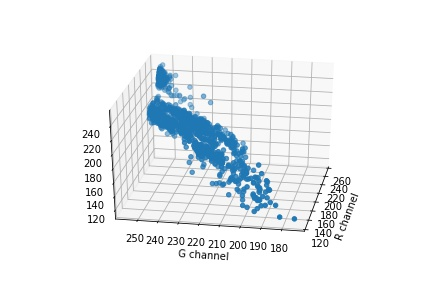
#> input picture assignment_01/3dscatter_10000won.jpg, 432 x 288 px; its folder holds only this picture in this run
$ python main.py   (older library calls are emulated)
#> lines starting #> are read from the running program, lines starting #| are printed output that depends on the picture
# -*- coding: utf-8 -*-
"""
Created on Sun Sep  3 21:43:59 2017

@author: Wonjoong Cheon
"""
#%%
import matplotlib.pyplot as plt
import matplotlib.image as mpimg
import numpy as np
import os
#%% Set parameters
number_of_channel = 3
result_folder_name = 'result_modified'
#%%
from tkinter import filedialog
from tkinter import *

Tk_gui_instance = Tk();
Tk_gui_instance.filename =  filedialog.askopenfilename(initialdir = "/",title = "Select file",filetypes = (("jpeg files","*.jpg"),("all files","*.*")))
#> the answer given: 3dscatter_10000won.jpg
print(Tk_gui_instance.filename)
pathname, filename = os.path.split(Tk_gui_instance.filename)
#
result_folder_directory = os.path.join(pathname,result_folder_name)
os.makedirs(result_folder_directory, exist_ok=True)
#
img = plt.imread(filename)
#> img is the input picture: shape (288, 432, 3); mean R, G, B 238.3, 241.9, 244.3
#img = mpimg.imread(filename)
#plt.imshow(img)
# Seperate channel each variable
img_channel_R = np.ndarray.astype(np.array(img[:,:,0]), np.float32)
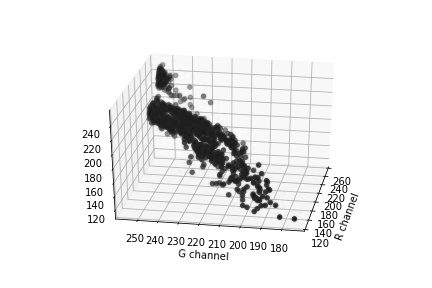
#> img_channel_R: shape (288, 432) float32; min 0, max 255, mean 238.3
img_channel_G = np.ndarray.astype(np.array(img[:,:,1]), np.float32)
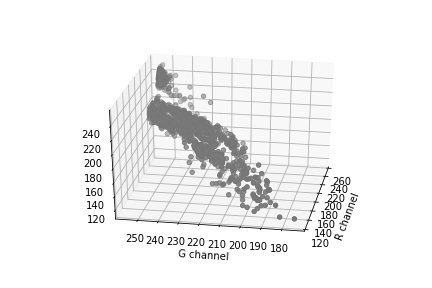
#> img_channel_G: shape (288, 432) float32; min 0, max 255, mean 241.9
img_channel_B = np.ndarray.astype(np.array(img[:,:,2]), np.float32)
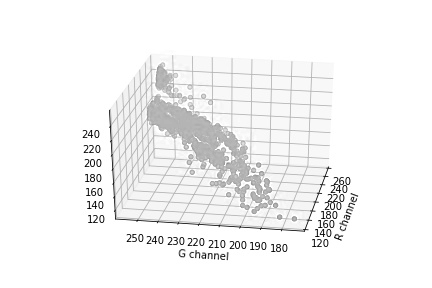
#> img_channel_B: shape (288, 432) float32; min 0, max 255, mean 244.3

#%%
for buffer_img, iter_val in zip([img_channel_R, img_channel_G, img_channel_B], ['r', 'g', 'b']):
    #target_img = img_channel_G.copy()
    target_img = buffer_img.copy()
    target_img_one_vec = target_img[-1]
    #
    #%% Histogram
    #histogram parameter set
    nbins = 50
    n, bins, patches = plt.hist(target_img_one_vec, bins=nbins, facecolor='g', alpha=0.75)
    target_img_one_vec_mean = np.mean(target_img_one_vec)
    target_img_one_vec_var = np.var(target_img_one_vec, ddof=0)
    target_img_one_vec_std = np.std(target_img_one_vec, ddof=0)

    plt.xlabel('Pixel intensity')
    plt.ylabel('Number of count')
    plt.title('Histogram\nMean: {0:.4f}, Variance: {1:.4f}'.format(target_img_one_vec_mean,target_img_one_vec_var ))
    plt.grid(True)
    # [6 lines of commented-out code are left out]
    filename_save_hist = 'histogram_of_'+iter_val+'_'+filename
    directory_save_hist = os.path.join(result_folder_directory,filename_save_hist)
    plt.savefig(directory_save_hist)
    #
    plt.show()
    #%% (n/number of pixel) histogram
    weights = np.ones_like(target_img_one_vec)/float(len(target_img_one_vec))
    n_norm, bins_norm, patches_norm = plt.hist(target_img_one_vec, bins=nbins, weights=weights, facecolor='g', alpha=0.75)
    plt.xlabel('Pixel intensity')
    plt.ylabel('Probability')
    plt.title('Normalized histogram\nMean: {0:.4f}, Variance: {1:.4f}'.format(target_img_one_vec_mean,target_img_one_vec_var))
    plt.grid(True)
    #plt.text(60, .025, r'$\mu=100,\ \sigma=15$')
    #plt.axis([0, 255, 0, 1000])
    #plt.show()
    filename_save_hist_norm = 'Normalized_histogram_of_'+iter_val+'_'+filename
    directory_save_hist_norm = os.path.join(result_folder_directory,filename_save_hist_norm)
    plt.savefig(directory_save_hist_norm)
    #
    plt.show()
    np.sum(n/len(target_img_one_vec))
    #
    np.sum(n_norm)
    #%% Find minimum and maximum value
    target_img_one_vec_mean = np.mean(target_img_one_vec)
    target_img_one_vec_std = np.std(target_img_one_vec)
    print("Mean: {0:.4f} \n  Variance: {1:.4f} \n".format(target_img_one_vec_mean, target_img_one_vec_var))
    #%%
    weights = np.ones_like(target_img_one_vec)/float(len(target_img_one_vec))
    n_norm, bins_norm, patches_norm = plt.hist(target_img_one_vec, bins=nbins, weights=weights, facecolor='g', alpha=0.75)
    plt.xlabel('Pixel intensity')
    plt.ylabel('Probability')
    plt.title('Normalized histogram')
    plt.grid(True)
    #plt.text(60, .025, r'$\mu=100,\ \sigma=15$')
    #plt.axis([0, 255, 0, 1000])
    np.sum(n_norm)
    #
    #gaussian_val = gaussian_val*np.max(n)
    import matplotlib.mlab as mlab
    import math
    mu = target_img_one_vec_mean
    sigma = target_img_one_vec_std
    x = np.linspace(0,300, num=300)
#> (the run stopped early here; a loop or call above may not have finished)

$ run again, on assignment_01/3dscatter_50000won.jpg
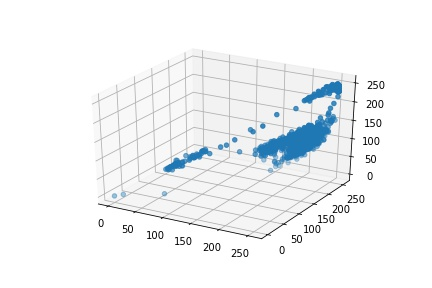
#> input picture assignment_01/3dscatter_50000won.jpg, 432 x 288 px
#> img is the input picture: shape (288, 432, 3); mean R, G, B 242.7, 244.8, 246.2
#> `img_channel_R = np.ndarray.astype(np.array(img[:,:,0]), np.float32)`:
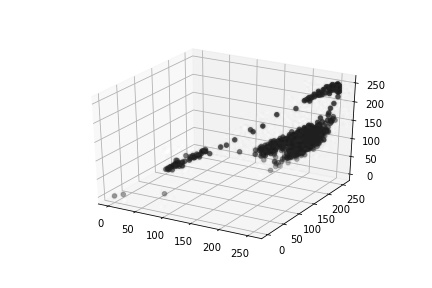
#> img_channel_R: shape (288, 432) float32; min 0, max 255, mean 242.7
#> `img_channel_B = np.ndarray.astype(np.array(img[:,:,2]), np.float32)`:
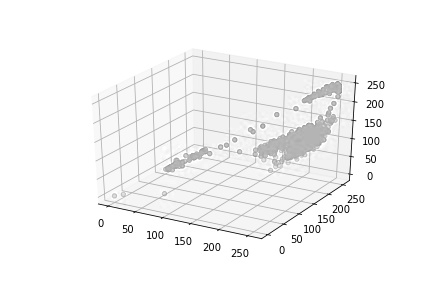
#> img_channel_B: shape (288, 432) float32; min 0, max 255, mean 246.2

$ run again, on assignment_01/3dscatter_10000won_back.jpg
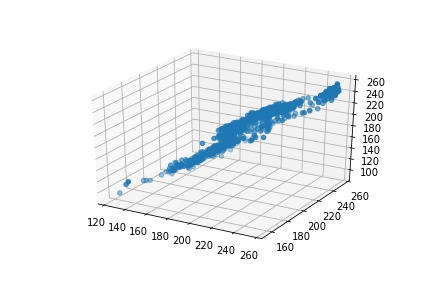
#> input picture assignment_01/3dscatter_10000won_back.jpg, 432 x 288 px
#> img is the input picture: shape (288, 432, 3); mean R, G, B 241.1, 243.3, 244.8
#> `img_channel_R = np.ndarray.astype(np.array(img[:,:,0]), np.float32)`:
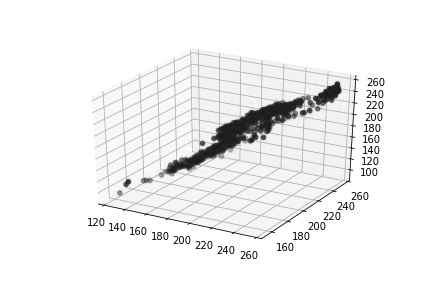
#> img_channel_R: shape (288, 432) float32; min 0, max 255, mean 241.1
#> `img_channel_B = np.ndarray.astype(np.array(img[:,:,2]), np.float32)`:
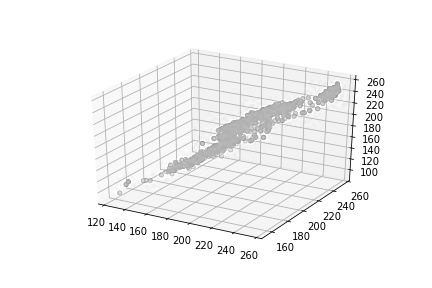
#> img_channel_B: shape (288, 432) float32; min 0, max 255, mean 244.8
